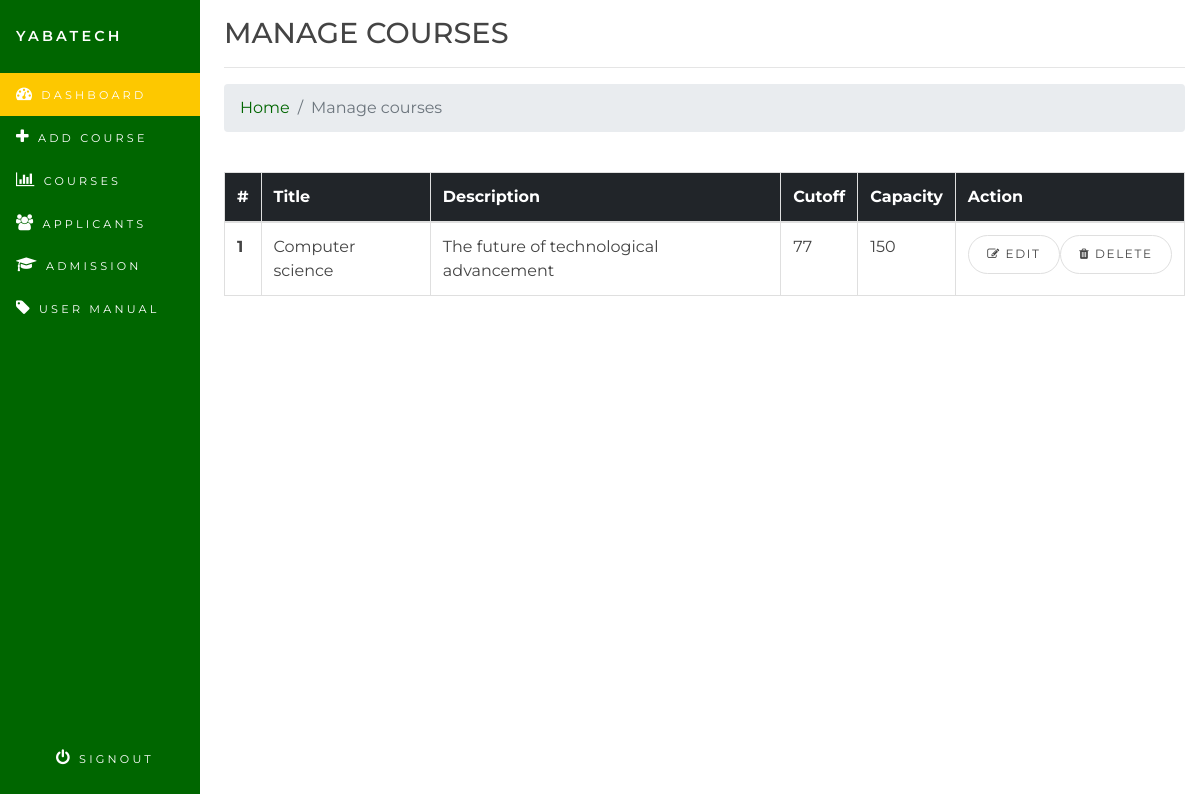
The page /adminportal/course.php (signed in) on the database its author committed.
### tables this page shows
CREATE TABLE IF NOT EXISTS `course_db` (
  `id` int(11) NOT NULL AUTO_INCREMENT,
  `title` varchar(255) DEFAULT NULL,
  `description` text,
  `cutoff` int(11) DEFAULT NULL,
  `capacity` int(11) DEFAULT NULL,
  `ssce_combo` varchar(255) DEFAULT NULL,
  `jamb_combo` varchar(255) DEFAULT NULL,
  `date` int(11) DEFAULT NULL,
  PRIMARY KEY (`id`)
);

### adminportal/course.php (the view, shortened to what this page needs)
<?php
include("head.php");
?>
<!DOCTYPE html>
<html lang="en">
<head>
<link rel='stylesheet' href='../css/jquery.dataTables.min.css'>
</head>
<body>
<h3 class="text-uppercase">MANAGE COURSES</h3><hr>
<nav aria-label="breadcrumb">
  <ol class="breadcrumb">
    <li class="breadcrumb-item"><a href="dashboard">Home</a></li>
    <li class="breadcrumb-item active" aria-current="page">Manage courses</li>
  </ol>
</nav><br>    <?php
$sql="SELECT * FROM course_db";
$check=mysqli_query($con, $sql);
$count=mysqli_num_rows($check);
if($count > 0)
{
	echo "
 <table id='student' class='table table-bordered'>
  <thead class='thead-dark'>
    <tr>
      <th scope='col'>#</th>
      <th scope='col'>Title</th>
      <th scope='col'>Description</th>
 <th scope='col'>Cutoff</th>
  <th scope='col'>Capacity</th>
<th scope='col'>Action</th>
    </tr>
  </thead>
  <tbody>
    <tr>";
while($fetch=mysqli_fetch_assoc($check))
{
$title=$fetch['title'];
$des=$fetch['description'];
$id=$fetch['id'];
$cap=$fetch['capacity'];
$cutoff=$fetch['cutoff'];
echo "
      <th scope='row'>$id</th>
      <td>$title</td>
      <td>$des</td><td>$cutoff</td><td>$cap</td><td><div class='btn-group'>
     <a href='course?edit=$id'> <button type='button' class='btn btn-secondary'><i class='fa fa-pencil-square-o'></i> Edit</button></a>
      <a href='course?delete=$id'><button type='button' class='btn btn-secondary'><i class='fa fa-trash'></i> Delete</button></a>
    </div></td></tr>";
}
echo "</tr>
  </tbody>
</table>";
}
else
{
    echo "<div class='alert alert-info'>NO COURSE HAS REGISTERED YET!</div>";
}
?>
</body>
</html>
<?php
include("foot.php");
?>

### css/style.css (style rules this page uses)
body { background-color: #ffffff; font-size: 1rem; color: #444444; }
a, a:visited { color: #006600; }
h3 { font-size: 1.8rem; font-weight: 500; }
.btn-secondary, .btn-default { background-color: #ffffff; color: #444444; border-color: #dfdfdf; }
.btn { border-radius: 499rem; text-transform: uppercase; letter-spacing: .1rem; font-size: .75rem; padding: .6rem 1.15rem; cursor: pointer; }
table, td, tr, th, thead { border-color: #dfdfdf !important; }

### rows shown on the page
course_db: id "1", title "Computer science", description "The future of technological advancement", cutoff "77", capacity "150"
